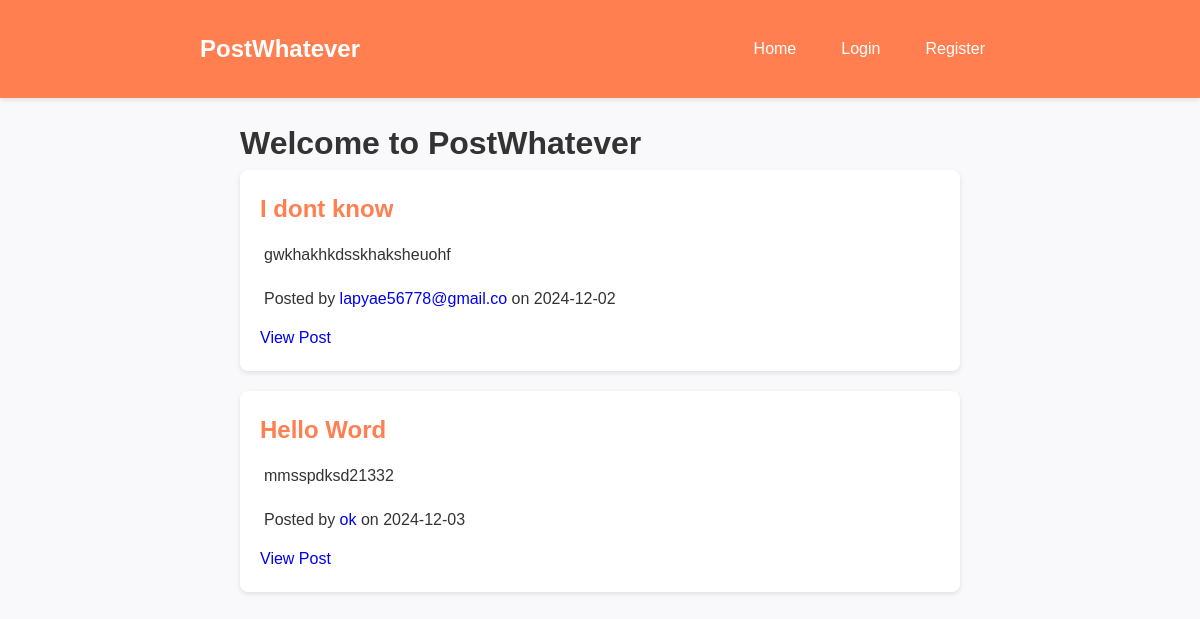
Before: / with the older database file.
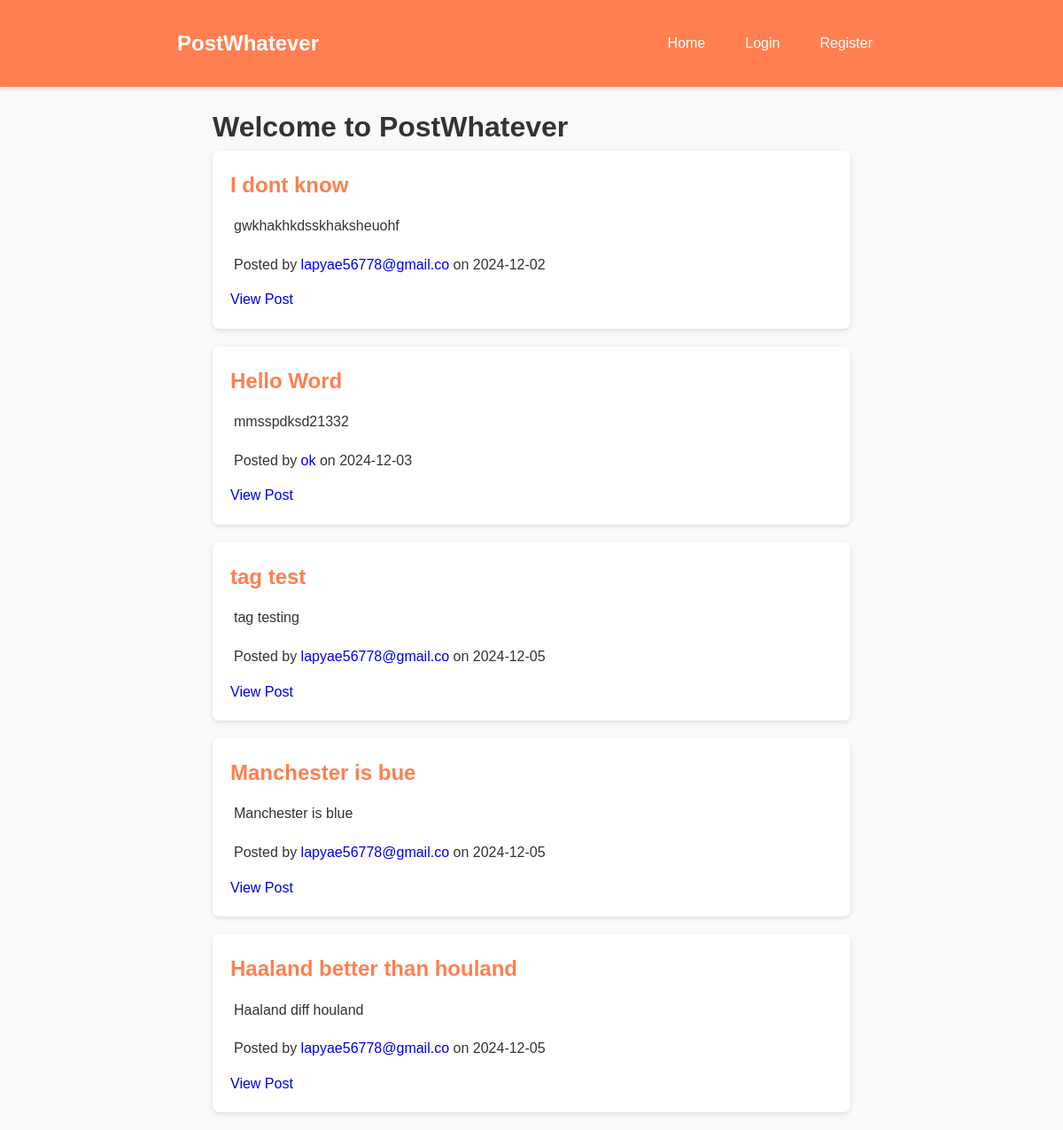
After: the same page with the newer database file.
### app/models.py (models this page shows)
class Post(db.Model):
    id = db.Column(db.Integer, primary_key=True)
    title = db.Column(db.String(100), nullable=False)
    content = db.Column(db.Text, nullable=False)
    date_posted = db.Column(db.DateTime, default=datetime.utcnow)
    user_id = db.Column(db.Integer, db.ForeignKey('user.id'), nullable=False)
    comments = db.relationship('Comment', backref='post', lazy=True, cascade="all, delete")
    likes = db.relationship('Like', backref='post', lazy=True, cascade="all, delete")
    tags = db.relationship('Tag', secondary=post_tags, backref=db.backref('posts', lazy='dynamic'))

class User(UserMixin, db.Model):
    id = db.Column(db.Integer, primary_key=True)
    username = db.Column(db.String(20), unique=True, nullable=False)
    email = db.Column(db.String(120), unique=True, nullable=False)
    password = db.Column(db.String(60), nullable=False)
    profile_pic = db.Column(db.String(120), default='default.jpg')
    posts = db.relationship('Post', backref='author', lazy=True)

### app/views.py (the view)
@app.route('/')
def home():
    posts = Post.query.all()  # Retrieve all posts
    return render_template('home.html', posts=posts)

### app/templates/home.html
{% extends "base.html" %}
{% block content %}
<div class="container">
    <h1>Welcome to PostWhatever</h1>
    {% for post in posts %}
        <div class="post">
            <h2>{{ post.title }}</h2>
            <p>{{ post.content }}</p>
            <p>Posted by <a href="{{ url_for('user_profile', username=post.author.username) }}">{{ post.author.username }}</a> on {{ post.date_posted.strftime('%Y-%m-%d') }}</p>
            <a href="{{ url_for('post_detail', post_id=post.id) }}">View Post</a>
        </div>
    {% else %}
        <p>No posts to show yet. Create your first post!</p>
    {% endfor %}
</div>
{% endblock %}

### app/templates/base.html (shortened to what this page needs)
<!DOCTYPE html>
<html lang="en">
<head>
    <link rel="stylesheet" href="{{ url_for('static', filename='css/style.css') }}">
</head>
<body>
    <nav class="navbar">
        <div class="container">
            <a href="{{ url_for('home') }}" class="brand">PostWhatever</a>
            <ul class="nav-links">
                <li><a href="{{ url_for('home') }}">Home</a></li>
                {% if current_user.is_authenticated %}
                    <li><a href="{{ url_for('new_post') }}">New Post</a></li>
                    <li><a href="{{ url_for('logout') }}">Logout</a></li>
                {% else %}
                    <li><a href="{{ url_for('login') }}">Login</a></li>
                    <li><a href="{{ url_for('register') }}">Register</a></li>
                {% endif %}
            </ul>
        </div>
    </nav>
    <div class="container">
        {% block content %}{% endblock %}
    </div>
</body>
</html>

### app/static/css/style.css (style rules this page uses)
* { margin: 0; padding: 0; box-sizing: border-box; text-decoration: none; }
body { font-family: 'Arial', sans-serif; line-height: 1.6; background-color: #f9f9fb; color: #333; }
.navbar { background-color: #ff7f50; padding: 10px 20px; box-shadow: 0 2px 5px rgba(0, 0, 0, 0.1); }
.navbar .container { display: flex; justify-content: space-between; align-items: center; }
.navbar .brand { font-size: 1.5rem; font-weight: bold; color: white; text-decoration: none; }
.navbar .nav-links { list-style: none; display: flex; gap: 15px; }
.navbar .nav-links li { display: inline; }
.navbar .nav-links a { color: white; text-decoration: none; font-size: 1rem; padding: 8px 15px; border-radius: 5px; transition: background-color 0.2s ease-in-out; }
.container { width: 90%; max-width: 800px; margin: 20px auto; }
.post { background: white; border-radius: 8px; padding: 20px; margin-bottom: 20px; box-shadow: 0 2px 5px rgba(0, 0, 0, 0.1); transition: transform 0.2s ease-in-out, box-shadow 0.2s ease-in-out; }
.post h2 { font-size: 1.5rem; color: #ff7f50; margin-bottom: 10px; }
.post p { line-height: 1.6; margin: 10px 0; }
.post_content h2, p { width: fit-content; padding: 4px; margin-bottom: 1em; }

Changed rows visible on the page:
added Post: title "tag test", content "tag testing", author.username "lapyae56778@gmail.co", date_posted "2024-12-05"
added Post: title "Manchester is bue", content "Manchester is blue", author.username "lapyae56778@gmail.co", date_posted "2024-12-05"
added Post: title "Haaland better than houland", content "Haaland diff houland", author.username "lapyae56778@gmail.co", date_posted "2024-12-05"
